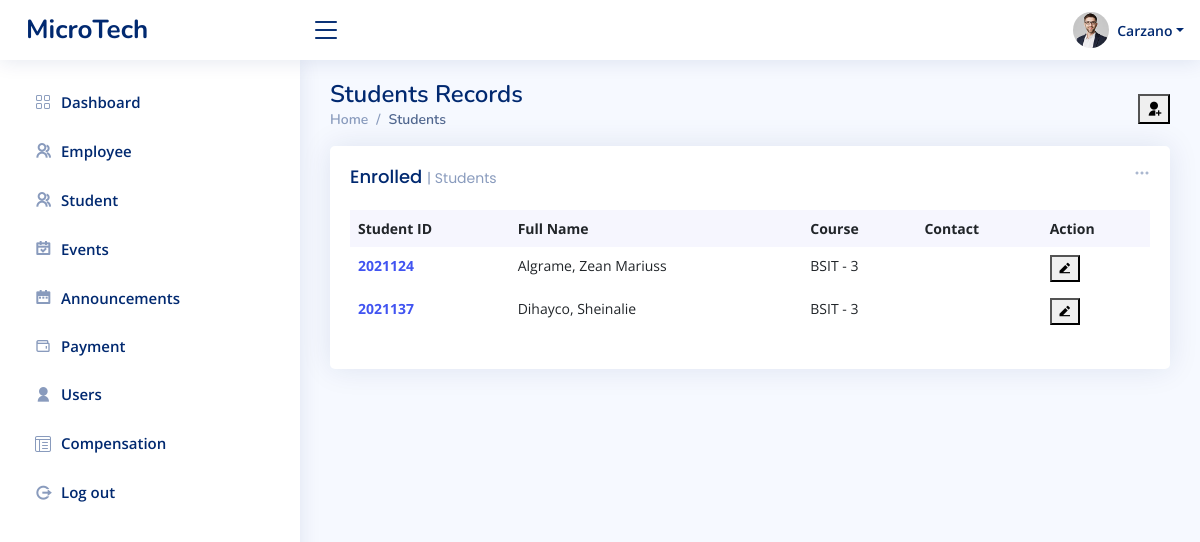
The page /admin/trysani.php (signed in) on the database as committed earlier.
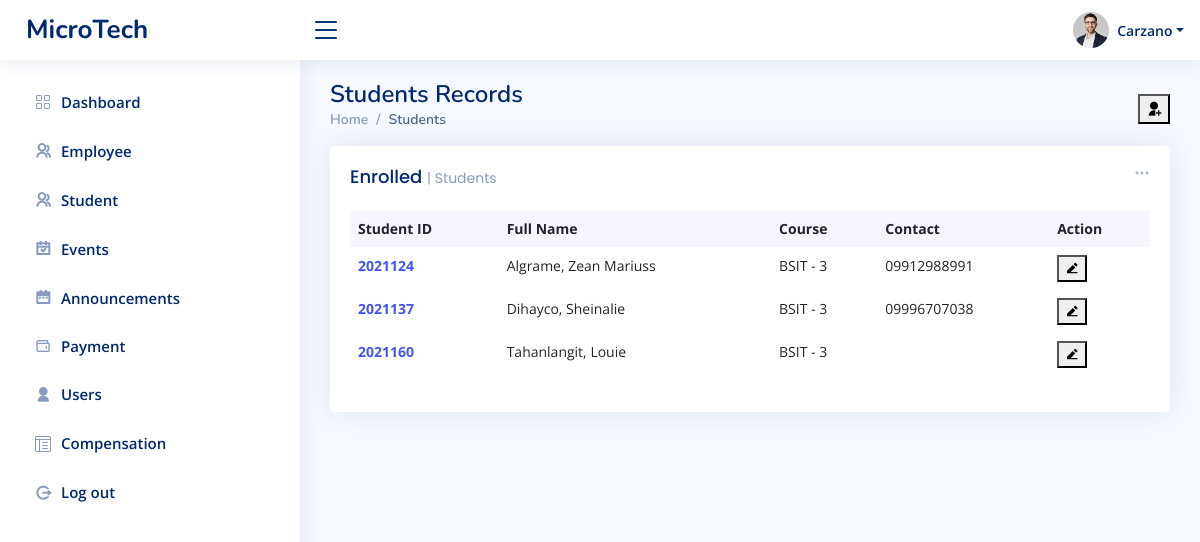
The same page on the database as committed later.
### tables this page shows
CREATE TABLE `tbl_students` (
  `studentID` int(20) NOT NULL,
  `user_id` int(20) NOT NULL,
  `lname` varchar(50) NOT NULL,
  `fname` varchar(50) NOT NULL,
  `middleInitial` varchar(10) NOT NULL,
  `Suffix` varchar(15) NOT NULL,
  `course` varchar(50) NOT NULL,
  `year` int(10) NOT NULL,
  `contact` varchar(20) NOT NULL,
  `gender` varchar(10) NOT NULL,
  `bdate` varchar(50) NOT NULL,
  `pob` text NOT NULL,
  `email` varchar(50) NOT NULL,
  `major` varchar(50) NOT NULL,
  `nationality` varchar(20) NOT NULL,
  `civilStatus` varchar(20) NOT NULL,
  `religion` varchar(20) NOT NULL,
  `modality` varchar(20) NOT NULL,
  `fb` varchar(30) NOT NULL,
  `curAddress` varchar(200) NOT NULL,
  `cityAdd` varchar(200) NOT NULL,
  `zipcode` varchar(30) NOT NULL,
  `fatherName` varchar(50) NOT NULL,
  `fwork` varchar(50) NOT NULL,
  `motherName` varchar(50) NOT NULL,
  `mwork` varchar(50) NOT NULL,
  `primarySchool` varchar(100) NOT NULL,
  `primaryAddress` text NOT NULL,
  `primaryCompleted` varchar(30) NOT NULL,
  `entermediateSchool` varchar(100) NOT NULL,
  `entermediateAddress` text NOT NULL,
  `entermediateCompleted` varchar(30) NOT NULL,
  `hsSchool` varchar(100) NOT NULL,
  `hsAddress` text NOT NULL,
  `hsCompleted` varchar(30) NOT NULL,
  `shSchool` varchar(100) NOT NULL,
  `shAddress` text NOT NULL,
  `shCompleted` varchar(30) NOT NULL,
  `collegeSchool` varchar(100) NOT NULL,
  `collegeAddress` text NOT NULL,
  `collegeCompleted` varchar(30) NOT NULL
);

### admin/trysani.php (the view, shortened to what this page needs)
<?php include_once "../templates/header.php"; ?>
<main id="main" class="main">
    <div class="pagetitle">
        <h1>Students Records</h1>
        <button type="button" class="ri-user-add-fill tablebutton" data-bs-toggle="modal" data-bs-target="#verticalycentered">
        </button>
        <nav>
            <ol class="breadcrumb">
                <li class="breadcrumb-item"><a href="index.php">Home</a></li>
                <li class="breadcrumb-item active">Students</li>
            </ol>
        </nav>
    </div>
    <section class="section dashboard">
        <div class="row">
            <div class="col-lg-12">
                <div class="row">
                    <div class="col-12">
                        <div class="card recent-sales overflow-auto">
                            <div class="filter">
                                <a class="icon" href="#" data-bs-toggle="dropdown"><i class="bi bi-three-dots"></i></a>
                            </div>
                            <div class="card-body">
                                <h5 class="card-title">Enrolled <span>| Students</span></h5>
                                <table class="table table-borderless datatable">
                                    <thead>
                                        <tr>
                                            <th scope="col">Student ID</th>
                                            <th scope="col">Full Name</th>
                                            <th scope="col">Course</th>
                                            <th scope="col">Contact</th>
                                            <th scope="col">Action</th>
                                        </tr>
                                    </thead>
                                    <tbody>
                                        <?php
                                        $database = new Connection();
                                        $db = $database->open();
                                        try {
                                            $sql = 'SELECT * FROM tbl_students
                                                    ORDER BY tbl_students.lname ASC';
                                            foreach ($db->query($sql) as $row) {
                                        ?>
                                                <tr>
                                                    <th scope="row"><a href="#"><?php echo $row["studentID"] ?></a></th>
                                                    <td><?php echo $row["lname"] ?>, <?php echo $row["fname"] ?></td>
                                                    <td><?php echo $row["course"] ?> - <?php echo $row["year"] ?> </a></td>
                                                    <td><?php echo $row["contact"] ?></td>
                                                    <td>
                                                        <button type="button" class="ri-edit-2-fill" data-bs-toggle="modal" data-bs-target="#editModal<?php echo $row["studentID"] ?>">
                                                        </button>
                                                    </td>
                                                    <?php include('modals/form-edit-student.php'); ?>
                                        <?php
                                            }
                                        } catch (PDOException $e) {
                                            echo "There is some problem in connection: " . $e->getMessage();
                                        }
                                        ?>
                            </div>
                        </div>
                    </div>
                </div>
    </section>
</main>

Rows that differ between the two databases and show on the page:
changed tbl_students "Algrame": contact (not shown) → "09912988991"
changed tbl_students "Dihayco": contact (not shown) → "09996707038"
added tbl_students: studentID "2021160", lname "Tahanlangit", fname "Louie", course "BSIT", year "3"
